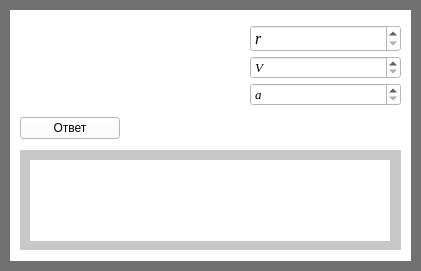
       <widget class="QWidget" name="widget_37" native="true">
        <property name="geometry">
         <rect>
          <x>690</x>
          <y>570</y>
          <width>421</width>
          <height>271</height>
         </rect>
        </property>
        <property name="styleSheet">
         <string notr="true">background-color: rgb(0, 0, 0);
background-color: rgb(113, 113, 113);</string>
        </property>
        <widget class="QWidget" name="widget_38" native="true">
         <property name="geometry">
          <rect>
           <x>10</x>
           <y>10</y>
           <width>401</width>
           <height>251</height>
          </rect>
         </property>
         <property name="styleSheet">
          <string notr="true">background-color: rgb(255, 255, 255);</string>
         </property>
         <widget class="QWidget" name="verticalLayoutWidget_41">
          <property name="geometry">
           <rect>
            <x>10</x>
            <y>0</y>
            <width>381</width>
            <height>245</height>
           </rect>
          </property>
          <layout class="QVBoxLayout" name="verticalLayout_54">
           <property name="topMargin">
            <number>10</number>
           </property>
           <item>
            <layout class="QHBoxLayout" name="horizontalLayout_32">
             <property name="spacing">
              <number>50</number>
             </property>
             <item>
              <widget class="QLabel" name="label_62">
               <property name="minimumSize">
                <size>
                 <width>180</width>
                 <height>0</height>
                </size>
               </property>
               <property name="styleSheet">
                <string notr="true">background-color: rgb(255, 255, 255);</string>
               </property>
               <property name="text">
                <string/>
               </property>
               <property name="pixmap">
                <pixmap>D:/Downloads/2018-12-06_22-04-17.jpg</pixmap>
               </property>
              </widget>
             </item>
             <item>
              <layout class="QVBoxLayout" name="verticalLayout_22">
               <property name="spacing">
                <number>4</number>
               </property>
               <item>
                <widget class="QSpinBox" name="spinBox_78">
                 <property name="font">
                  <font>
                   <family>Times New Roman</family>
                   <pointsize>12</pointsize>
                   <italic>true</italic>
                  </font>
                 </property>
                 <property name="specialValueText">
                  <string>r</string>
                 </property>
                 <property name="maximum">
                  <number>1000000000</number>
                 </property>
                </widget>
               </item>
               <item>
                <widget class="QSpinBox" name="spinBox_79">
                 <property name="font">
                  <font>
                   <family>Times New Roman</family>
                   <pointsize>10</pointsize>
                   <italic>true</italic>
                  </font>
                 </property>
                 <property name="specialValueText">
                  <string>V</string>
                 </property>
                 <property name="maximum">
                  <number>1000000000</number>
                 </property>
                </widget>
               </item>
               <item>
                <widget class="QSpinBox" name="spinBox_80">
                 <property name="font">
                  <font>
                   <family>Times New Roman</family>
                   <pointsize>10</pointsize>
                   <italic>true</italic>
                  </font>
                 </property>
                 <property name="specialValueText">
                  <string>a</string>
                 </property>
                 <property name="maximum">
                  <number>1000000000</number>
                 </property>
                </widget>
               </item>
              </layout>
             </item>
            </layout>
           </item>
           <item>
            <widget class="QPushButton" name="pushButton_24">
             <property name="minimumSize">
              <size>
               <width>100</width>
               <height>0</height>
              </size>
             </property>
             <property name="maximumSize">
              <size>
               <width>100</width>
               <height>16777215</height>
              </size>
             </property>
             <property name="text">
              <string>Ответ</string>
             </property>
            </widget>
           </item>
           <item>
            <widget class="QWidget" name="widget_80" native="true">
             <property name="minimumSize">
              <size>
               <width>0</width>
               <height>100</height>
              </size>
             </property>
             <property name="maximumSize">
              <size>
               <width>400</width>
               <height>100</height>
              </size>
             </property>
             <property name="styleSheet">
              <string notr="true">background-color: rgb(200, 200, 200);</string>
             </property>
             <widget class="QLabel" name="label_63">
              <property name="geometry">
               <rect>
                <x>10</x>
                <y>10</y>
                <width>360</width>
                <height>81</height>
               </rect>
              </property>
              <property name="minimumSize">
               <size>
                <width>360</width>
                <height>0</height>
               </size>
              </property>
              <property name="maximumSize">
               <size>
                <width>360</width>
                <height>16777215</height>
               </size>
              </property>
              <property name="styleSheet">
               <string notr="true">background-color: rgb(255, 255, 255);</string>
              </property>
              <property name="text">
               <string/>
              </property>
             </widget>
            </widget>
           </item>
          </layout>
         </widget>
        </widget>
       </widget>
